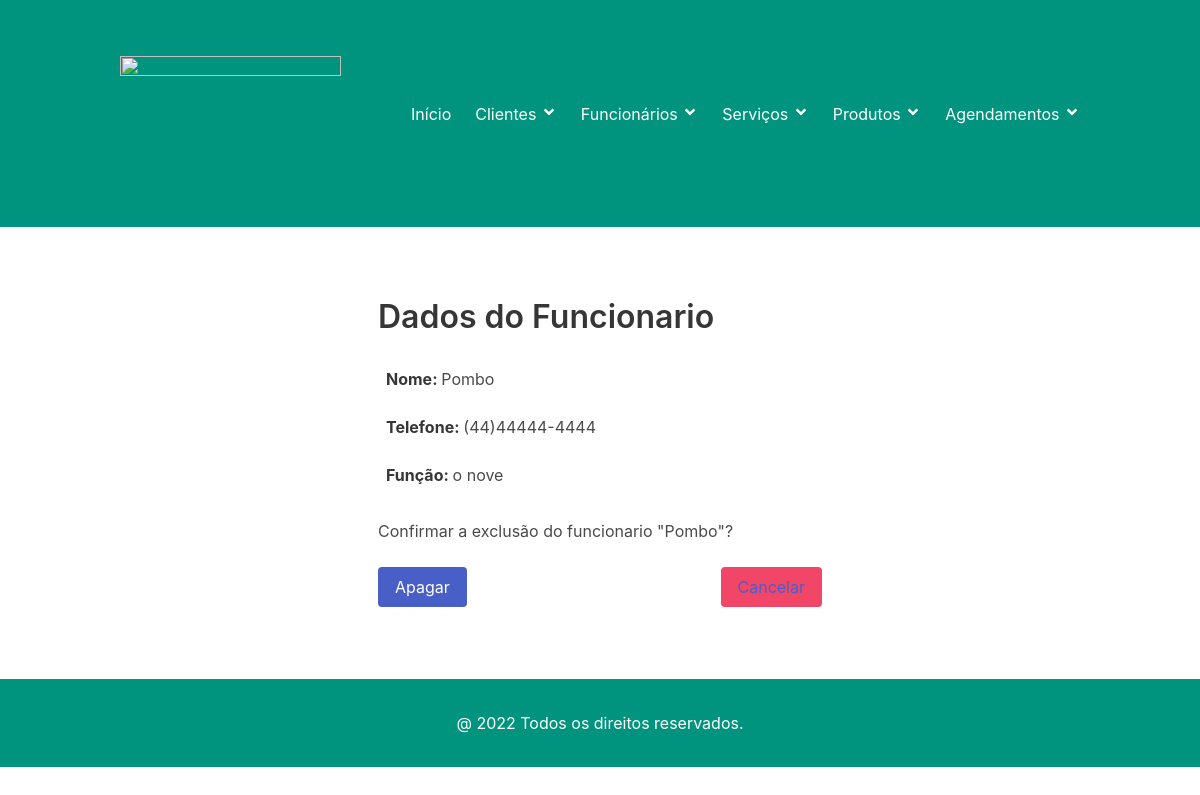
The page /2/funcionario/apagar/ on the database its author committed.
### funcionario/models.py (models this page shows)
class Funcionario(Pessoa):
    funcao = models.CharField('Função', max_length=35, help_text='Função na empresa')
    data_admissao = models.DateField('Admissão', help_text='Data de admissão na empresa')
    class Meta:
        verbose_name = 'Funcionário'
        verbose_name_plural ='Funcionários'
        ordering = ['nome', ]
    def __str__(self):
        return super().nome

### funcionario/views.py (the view)
# urls.py: path('<int:pk>/funcionario/apagar/', FuncionarioDeleteView.as_view(), name = 'funcionario_apagar'),
class FuncionarioDeleteView(DeleteView):
    model = Funcionario
    template_name = 'funcionario_apagar.html'
    success_url = reverse_lazy('funcionarios')

### funcionario/templates/funcionario_apagar.html (shortened to what this page needs)
{% extends 'base.html' %}
{% block content %}
<section class="section">
  <div class="container">
    <div class="column is-mobile">
      <div class="column is-half is-offset-one-quarter">
        <h3 class="title is-size-3">Dados do Funcionario</h3>
        <p class="p-2 mt-2"><strong>Nome: </strong>{{ object.nome }}</p>
        <p class="p-2 mt-2"><strong>Telefone: </strong>{{ object.fone }}</p>
        <p class="p-2 mt-2"><strong>Função: </strong>{{ object.funcao }}</p>
        <form method="POST" enctype="multipart/form-data">
          <p>Confirmar a exclusão do funcionario "{{ object }}"? </p>
          <br/>
          <button class="button is-link is-primary" type="submit">Apagar</button>
          <button class="button is-danger is-pulled-right" type="reset">
            <a href="{% url 'clientes' %}">Cancelar</a>
          </button>
        </form>
      </div>
    </div>
  </div>
</section>
{% endblock %}

### rows shown on the page
Funcionario: nome "Pombo", fone "(44)44444-4444", funcao "o nove"
